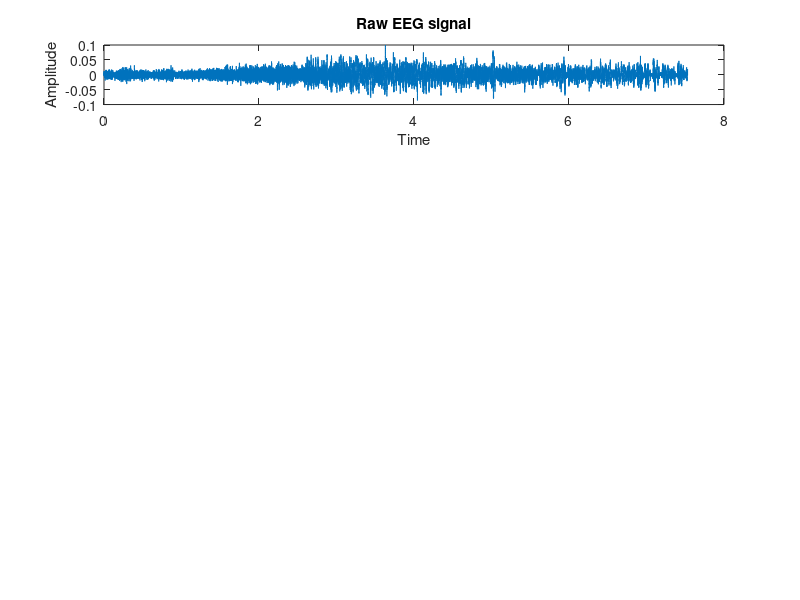

The MATLAB source for this figure: (Note: this script raises an error after producing the figure.)
data = load("data_2.mat");
t = data.t;
signal = data.signal;
Fs = data.Fs;

%plotting the Raw signal
subplot(5,1,1);
plot(t,signal);
title("Raw EEG signal");
xlabel("Time");
ylabel("Amplitude");

[upper,lower] = envelope(signal,30*Fs,'rms');
hold on
plot(t,upper,t,lower,'linewidth',1.2)
set(gca,'ylim',[-0.03 0.03])
legend('signal','upper','lower')
hold off

%filter by delta
subplot(5,1,2);
delta_filtered = filter(delta,signal);
plot(t,delta_filtered);
title("delta filtered EEG signal");
xlabel("Time");
ylabel("Amplitude");
[upper,lower] = envelope(delta_filtered,30*Fs,'rms');
hold on
plot(t,upper,t,lower,'linewidth',1.2)
set(gca,'ylim',[-0.03 0.03])
legend('delta_filtered','upper','lower')
hold off

%filter by theta
subplot(5,1,3);
theta_filtered = filter(theta,signal);
plot(t,theta_filtered);
title("theta filtered EEG signal");
xlabel("Time");
ylabel("Amplitude");
[upper,lower] = envelope(theta_filtered,30*Fs,'rms');
hold on
plot(t,upper,t,lower,'linewidth',1.2)
set(gca,'ylim',[-0.03 0.03])
legend('theta_filtered','upper','lower')
hold off

%filter by alpha
subplot(5,1,4);
alpha_filtered = filter(alpha,signal);
plot(t,alpha_filtered);
title("alpha filtered EEG signal");
xlabel("Time");
ylabel("Amplitude");
[upper,lower] = envelope(alpha_filtered,30*Fs,'rms');
hold on
plot(t,upper,t,lower,'linewidth',1.2)
set(gca,'ylim',[-0.03 0.03])
legend('alpha_filtered','upper','lower')
hold off

%filter by beta
subplot(5,1,5);
beta_filtered = filter(beta,signal);
plot(t,alpha_filtered);
title("beta filtered EEG signal");
xlabel("Time");
ylabel("Amplitude");
[upper,lower] = envelope(beta_filtered,30*Fs,'rms');
hold on
plot(t,upper,t,lower,'linewidth',1.2)
set(gca,'ylim',[-0.03 0.03])
legend('beta_filtered','upper','lower')
hold off

%% 2. Spectrogram and relative powers

window = 30 * Fs;
overlap = 29 * Fs;
f = [0.1:0.1:32];
[S,F,T,P] = spectrogram(signal,window,overlap,f,Fs);

% relative powers calculation
%delta_band = [1, 4];
%theta_band = [4, 8];
%alpha_band = [8, 12];
%beta_band = [12, 25];

delta_ind = find(F >= 1 & F <= 4);
theta_ind = find(F >= 4 & F <= 8);
alpha_ind = find(F >= 8 & F <= 12);
beta_ind = find(F >= 12 & F <= 25);

P_tot = sum(P, 1);
delta_power = sum(P(delta_ind, :)) ./ P_tot;
theta_power = sum(P(theta_ind, :)) ./ P_tot;
alpha_power = sum(P(alpha_ind, :)) ./ P_tot;
beta_power = sum(P(beta_ind, :)) ./ P_tot;

figure;

% Plot the power spectral density estimates
subplot(3, 1, 1);
imagesc(T/60, F, log10(P), [-7 -3]);
axis xy;
xlabel('Time (min)');
ylabel('Frequency');
title('Power Spectral Density Estimates');

% Plotting relative powers
subplot(3, 1, 2);
hold on;
plot(T/60, delta_power, 'r');
plot(T/60, theta_power, 'g');
plot(T/60, alpha_power, 'b');
plot(T/60, beta_power, 'm');
hold off;
xlabel('Time in minutes');
ylabel('Relative_Power');
ylim([0, 1]);
legend('Delta', 'Theta', 'Alpha', 'Beta');
title('Relative Powers of delta theta alpha beta');

%% 3. Spectral entropy

fl = 0.1;
fh = 32;
indx = find(F >= fl & F <= fh);
SE = zeros(1, size(P, 2));

for t = 1:size(P, 2)
    P_normalize = P(indx, t) / sum(P(indx, t)); % Normalizing 
    SE(t) = -sum(P_normalize .* log2(P_normalize)); % spectral entropy calculation
end

figure;

% power spectral density estimates plotting
subplot(3, 1, 1);
imagesc(T/60, F, log10(P), [-7 -3]);
axis xy;
xlabel('Time in minutes');
ylabel('Frequency');
title('Power Spectral Density Estimates');

% Plot the relative powers
subplot(3, 1, 2);
hold on;
plot(T/60, delta_power, 'r');
plot(T/60, theta_power, 'g');
plot(T/60, alpha_power, 'b');
plot(T/60, beta_power, 'm');
hold off;
xlabel('Time in minutes');
ylabel('Relative_Power');
ylim([0, 1]);
legend('Delta', 'Theta', 'Alpha', 'Beta');
title('Relative Powers of delta theta alpha beta');

% Plot the relative powers
subplot(3, 1, 3);
plot(T/60, SE, 'r');
xlabel('Time in minutes');
ylabel('Spectral Entropy');
title('Spectral Entropy');


%% Generated_Filters

function Hd = delta
%DELTA Returns a discrete-time filter object.

% MATLAB Code
% Generated by MATLAB(R) 9.11 and Signal Processing Toolbox 8.7.
% Generated on: 04-Apr-2023 19:30:15

% FIR Window Bandpass filter designed using the FIR1 function.

% All frequency values are in Hz.
Fs = 200;  % Sampling Frequency

N    = 800;      % Order
Fc1  = 1;        % First Cutoff Frequency
Fc2  = 4;        % Second Cutoff Frequency
flag = 'scale';  % Sampling Flag
% Create the window vector for the design algorithm.
win = hamming(N+1);

% Calculate the coefficients using the FIR1 function.
b  = fir1(N, [Fc1 Fc2]/(Fs/2), 'bandpass', win, flag);
Hd = dfilt.dffir(b);

end

% [EOF]
%***********************************************************

function Hd = theta
%THETA Returns a discrete-time filter object.

% MATLAB Code
% Generated by MATLAB(R) 9.11 and Signal Processing Toolbox 8.7.
% Generated on: 04-Apr-2023 19:31:08

% FIR Window Bandpass filter designed using the FIR1 function.

% All frequency values are in Hz.
Fs = 200;  % Sampling Frequency

N    = 800;      % Order
Fc1  = 4;        % First Cutoff Frequency
Fc2  = 8;        % Second Cutoff Frequency
flag = 'scale';  % Sampling Flag
% Create the window vector for the design algorithm.
win = hamming(N+1);

% Calculate the coefficients using the FIR1 function.
b  = fir1(N, [Fc1 Fc2]/(Fs/2), 'bandpass', win, flag);
Hd = dfilt.dffir(b);
end

% [EOF]
%***********************************************************

function Hd = alpha
%ALPHA Returns a discrete-time filter object.

% MATLAB Code
% Generated by MATLAB(R) 9.11 and Signal Processing Toolbox 8.7.
% Generated on: 04-Apr-2023 19:31:57

% FIR Window Bandpass filter designed using the FIR1 function.

% All frequency values are in Hz.
Fs = 200;  % Sampling Frequency

N    = 800;      % Order
Fc1  = 8;        % First Cutoff Frequency
Fc2  = 12;       % Second Cutoff Frequency
flag = 'scale';  % Sampling Flag
% Create the window vector for the design algorithm.
win = hamming(N+1);

% Calculate the coefficients using the FIR1 function.
b  = fir1(N, [Fc1 Fc2]/(Fs/2), 'bandpass', win, flag);
Hd = dfilt.dffir(b);
end

% [EOF]
%********************************************************

function Hd = beta
%BETA Returns a discrete-time filter object.

% MATLAB Code
% Generated by MATLAB(R) 9.11 and Signal Processing Toolbox 8.7.
% Generated on: 04-Apr-2023 19:33:12

% FIR Window Bandpass filter designed using the FIR1 function.

% All frequency values are in Hz.
Fs = 200;  % Sampling Frequency

N    = 800;      % Order
Fc1  = 12;       % First Cutoff Frequency
Fc2  = 25;       % Second Cutoff Frequency
flag = 'scale';  % Sampling Flag
% Create the window vector for the design algorithm.
win = hamming(N+1);

% Calculate the coefficients using the FIR1 function.
b  = fir1(N, [Fc1 Fc2]/(Fs/2), 'bandpass', win, flag);
Hd = dfilt.dffir(b);
end

% [EOF]

